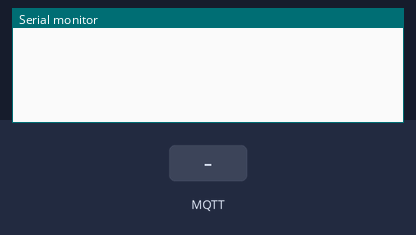
Simulated run of this sketch. Board: Arduino Uno, built with avr-gcc and run on an emulated ATmega328P. Parts: the last lines printed to the serial monitor. Inputs (shaded band) come from the test bench. No MQTT or app messages arrive unless stated.

Above: at 2.3 s.
2.4 s: MQTT message "1" arrives on the first subscribed topic
At 3.6 s:
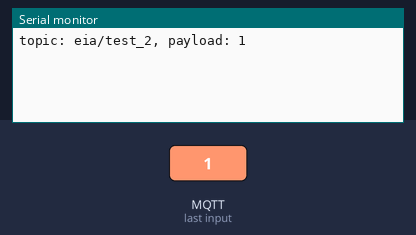
3.9 s: MQTT message "on" arrives on the first subscribed topic
At 5.0 s:
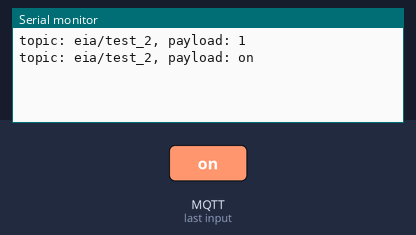
5.4 s: MQTT message "off" arrives on the first subscribed topic
At 6.2 s:
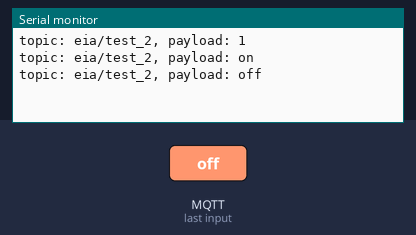

The sketch:

SimpleMQTTClient.ino
```cpp
/*
  SimpleMQTTClient.ino
  The purpose of this exemple is to illustrate a simple handling of MQTT and Wifi connection.
  Once it connects successfully to a Wifi network and a MQTT broker, it subscribe to a topic and send a message to it.
  It will also send a message delayed 5 seconds later.
*/

#include "EspMQTTClient.h"

#define TOPIC_DEFAULT "eia/test_2"

String myTopic = (String)TOPIC_DEFAULT;
unsigned long int lastTime = 0;

EspMQTTClient client(
    "PruebasHW",
    "Smt2017*",
    "margarita-bolivar-col.cloud.shiftr.io", // MQTT Broker server ip
    "margarita-bolivar-col",                 // Can be omitted if not needed
    "zVyfZZuNCNluwelw",                      // Can be omitted if not needed
    "esp32_device_2",                        // Client name that uniquely identify your device
    1883                                     // The MQTT port, default to 1883. this line can be omitted
);

void setup()
{
  Serial.begin(115200);

  // Optional functionalities of EspMQTTClient
  client.enableDebuggingMessages();                                    // Enable debugging messages sent to serial output
  client.enableHTTPWebUpdater();                                       // Enable the web updater. User and password default to values of MQTTUsername and MQTTPassword. These can be overridded with enableHTTPWebUpdater("user", "password").
  client.enableOTA();                                                  // Enable OTA (Over The Air) updates. Password defaults to MQTTPassword. Port is the default OTA port. Can be overridden with enableOTA("password", port).
  client.enableLastWillMessage(myTopic.c_str(), "I am going offline"); // You can activate the retain flag by setting the third parameter to true
}

// This function is called once everything is connected (Wifi and MQTT)
// WARNING : YOU MUST IMPLEMENT IT IF YOU USE EspMQTTClient
void onConnectionEstablished()
{

  client.subscribe(myTopic.c_str(), [](const String &topic, const String &payload)
                   { Serial.println("topic: " + topic + ", payload: " + payload); });

  // Publish a message to "mytopic/test"
  // client.publish(myTopic.c_str(), "This is a message"); // You can activate the retain flag by setting the third parameter to true
}

void loop()
{
  client.loop();
  if (millis() - lastTime > 10000 && client.isConnected())
  {
    client.publish(myTopic.c_str(), "{\"temperature\":25, \"humidity\":\"80%\"}");
    lastTime = millis();
  }
}
```

Measured:
- after the input at 2.4 s, the serial monitor: prints a new line at once (image 1)
- after the input at 3.9 s, the serial monitor: prints a new line at once (image 2)
- after the input at 5.4 s, the serial monitor: prints a new line at once (image 3)
